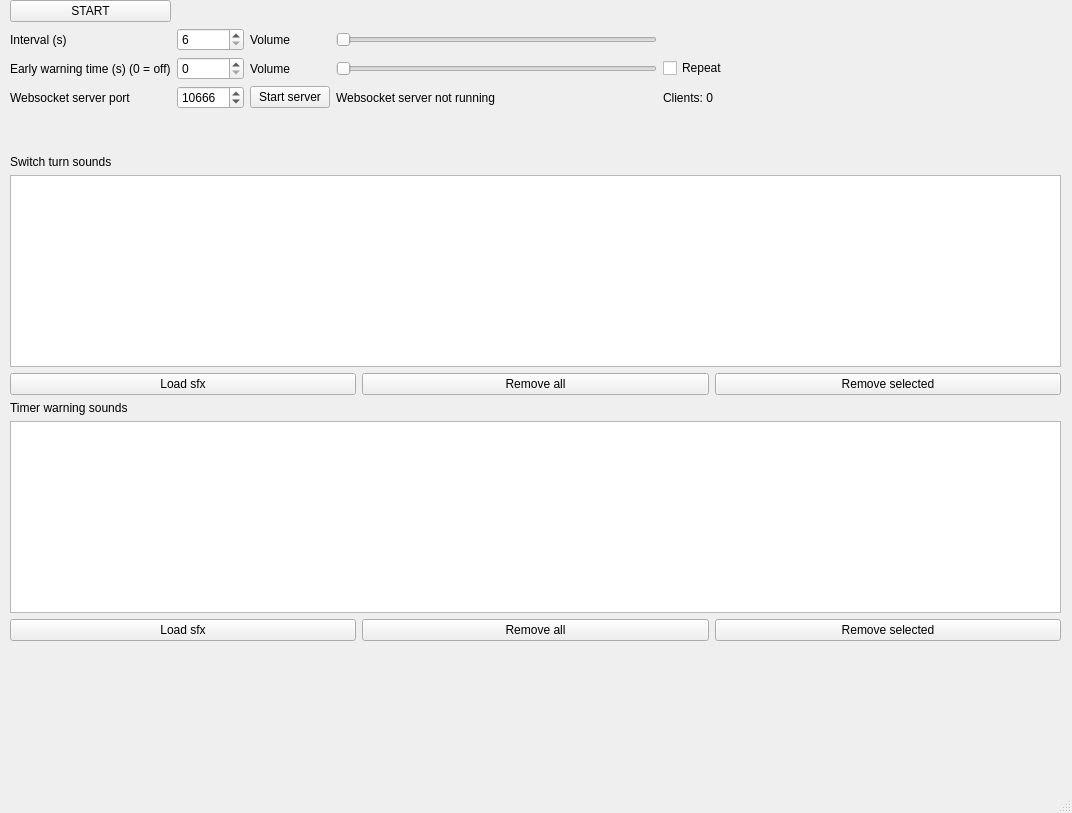
<?xml version="1.0" encoding="UTF-8"?>
<ui version="4.0">
 <class>MainWindow</class>
 <widget class="QMainWindow" name="MainWindow">
  <property name="geometry">
   <rect>
    <x>0</x>
    <y>0</y>
    <width>1072</width>
    <height>813</height>
   </rect>
  </property>
  <property name="windowTitle">
   <string>Loathsome Bask Drinker</string>
  </property>
  <widget class="QWidget" name="centralwidget">
   <widget class="QWidget" name="verticalLayoutWidget_3">
    <property name="geometry">
     <rect>
      <x>10</x>
      <y>0</y>
      <width>1051</width>
      <height>770</height>
     </rect>
    </property>
    <layout class="QVBoxLayout" name="verticalLayout">
     <item>
      <layout class="QHBoxLayout" name="horizontalLayout_4">
       <item>
        <layout class="QGridLayout" name="control_layout">
         <item row="2" column="8">
          <widget class="QCheckBox" name="repeat_warning">
           <property name="text">
            <string>Repeat</string>
           </property>
          </widget>
         </item>
         <item row="1" column="3">
          <widget class="QSpinBox" name="interval">
           <property name="minimum">
            <number>6</number>
           </property>
           <property name="maximum">
            <number>100000</number>
           </property>
          </widget>
         </item>
         <item row="7" column="3">
          <spacer name="verticalSpacer">
           <property name="orientation">
            <enum>Qt::Vertical</enum>
           </property>
           <property name="sizeHint" stdset="0">
            <size>
             <width>20</width>
             <height>40</height>
            </size>
           </property>
          </spacer>
         </item>
         <item row="2" column="7">
          <widget class="QSlider" name="warning_volume">
           <property name="maximum">
            <number>100</number>
           </property>
           <property name="orientation">
            <enum>Qt::Horizontal</enum>
           </property>
          </widget>
         </item>
         <item row="2" column="5">
          <widget class="QLabel" name="warning_volume_l">
           <property name="text">
            <string>Volume</string>
           </property>
          </widget>
         </item>
         <item row="1" column="7">
          <widget class="QSlider" name="switch_volume">
           <property name="orientation">
            <enum>Qt::Horizontal</enum>
           </property>
          </widget>
         </item>
         <item row="2" column="1">
          <widget class="QLabel" name="warning_time_l">
           <property name="text">
            <string>Early warning time (s) (0 = off)</string>
           </property>
          </widget>
         </item>
         <item row="2" column="3">
          <widget class="QSpinBox" name="warning_time">
           <property name="maximum">
            <number>120</number>
           </property>
          </widget>
         </item>
         <item row="2" column="9">
          <spacer name="horizontalSpacer">
           <property name="orientation">
            <enum>Qt::Horizontal</enum>
           </property>
           <property name="sizeHint" stdset="0">
            <size>
             <width>40</width>
             <height>20</height>
            </size>
           </property>
          </spacer>
         </item>
         <item row="0" column="1">
          <widget class="QPushButton" name="runbutton">
           <property name="text">
            <string>START</string>
           </property>
          </widget>
         </item>
         <item row="0" column="7">
          <widget class="QLabel" name="timer_l">
           <property name="text">
            <string/>
           </property>
           <property name="alignment">
            <set>Qt::AlignCenter</set>
           </property>
          </widget>
         </item>
         <item row="1" column="5">
          <widget class="QLabel" name="switch_volume_l">
           <property name="text">
            <string>Volume</string>
           </property>
          </widget>
         </item>
         <item row="1" column="1">
          <widget class="QLabel" name="interval_l">
           <property name="text">
            <string>Interval (s)</string>
           </property>
          </widget>
         </item>
         <item row="3" column="1">
          <widget class="QLabel" name="ws_server_port_l">
           <property name="text">
            <string>Websocket server port</string>
           </property>
          </widget>
         </item>
         <item row="3" column="3">
          <widget class="QSpinBox" name="websocket_port">
           <property name="maximum">
            <number>65535</number>
           </property>
           <property name="value">
            <number>10666</number>
           </property>
          </widget>
         </item>
         <item row="3" column="5">
          <widget class="QPushButton" name="start_ws_server">
           <property name="text">
            <string>Start server</string>
           </property>
          </widget>
         </item>
         <item row="3" column="7">
          <widget class="QLabel" name="ws_server_state_l">
           <property name="text">
            <string>Websocket server not running</string>
           </property>
          </widget>
         </item>
         <item row="3" column="8">
          <widget class="QLabel" name="ws_clients_label">
           <property name="text">
            <string>Clients: 0</string>
           </property>
          </widget>
         </item>
        </layout>
       </item>
       <item>
        <widget class="QLabel" name="logo_l">
         <property name="text">
          <string/>
         </property>
         <property name="pixmap">
          <pixmap resource="resources.qrc">:/bask-drinker-128.png</pixmap>
         </property>
         <property name="scaledContents">
          <bool>false</bool>
         </property>
         <property name="alignment">
          <set>Qt::AlignRight|Qt::AlignTrailing|Qt::AlignVCenter</set>
         </property>
        </widget>
       </item>
      </layout>
     </item>
     <item>
      <layout class="QHBoxLayout" name="horizontalLayout_2">
       <item>
        <layout class="QVBoxLayout" name="switch_sfx_layout_vert">
         <item>
          <widget class="QLabel" name="switch_turn_sound_l">
           <property name="text">
            <string>Switch turn sounds</string>
           </property>
          </widget>
         </item>
         <item>
          <widget class="QListWidget" name="switch_sfx_list"/>
         </item>
         <item>
          <layout class="QGridLayout" name="switch_sfx_layout">
           <item row="0" column="1">
            <widget class="QPushButton" name="remove_all_switch_sfx_button">
             <property name="text">
              <string>Remove all</string>
             </property>
            </widget>
           </item>
           <item row="0" column="0">
            <widget class="QPushButton" name="load_switch_sfx_button">
             <property name="text">
              <string>Load sfx</string>
             </property>
            </widget>
           </item>
           <item row="0" column="2">
            <widget class="QPushButton" name="remove_switch_sfx_button">
             <property name="text">
              <string>Remove selected</string>
             </property>
            </widget>
           </item>
          </layout>
         </item>
        </layout>
       </item>
      </layout>
     </item>
     <item>
      <layout class="QHBoxLayout" name="horizontalLayout_3">
       <item>
        <layout class="QVBoxLayout" name="warning_sfx_layout_vert">
         <item>
          <widget class="QLabel" name="timer_warning_sound_l">
           <property name="text">
            <string>Timer warning sounds</string>
           </property>
          </widget>
         </item>
         <item>
          <widget class="QListWidget" name="warning_sfx_list"/>
         </item>
         <item>
          <layout class="QGridLayout" name="warning_sfx_layout">
           <item row="0" column="2">
            <widget class="QPushButton" name="remove_warning_sfx_button">
             <property name="text">
              <string>Remove selected</string>
             </property>
            </widget>
           </item>
           <item row="0" column="0">
            <widget class="QPushButton" name="load_warning_sfx_button">
             <property name="text">
              <string>Load sfx</string>
             </property>
            </widget>
           </item>
           <item row="0" column="1">
            <widget class="QPushButton" name="remove_all_warning_sfx_button">
             <property name="text">
              <string>Remove all</string>
             </property>
            </widget>
           </item>
          </layout>
         </item>
        </layout>
       </item>
      </layout>
     </item>
     <item>
      <spacer name="verticalSpacer_2">
       <property name="orientation">
        <enum>Qt::Vertical</enum>
       </property>
       <property name="sizeHint" stdset="0">
        <size>
         <width>20</width>
         <height>40</height>
        </size>
       </property>
      </spacer>
     </item>
    </layout>
   </widget>
  </widget>
  <widget class="QMenuBar" name="menubar">
   <property name="geometry">
    <rect>
     <x>0</x>
     <y>0</y>
     <width>1072</width>
     <height>21</height>
    </rect>
   </property>
  </widget>
  <widget class="QStatusBar" name="statusbar"/>
 </widget>
 <resources>
  <include location="resources.qrc"/>
 </resources>
 <connections/>
</ui>
